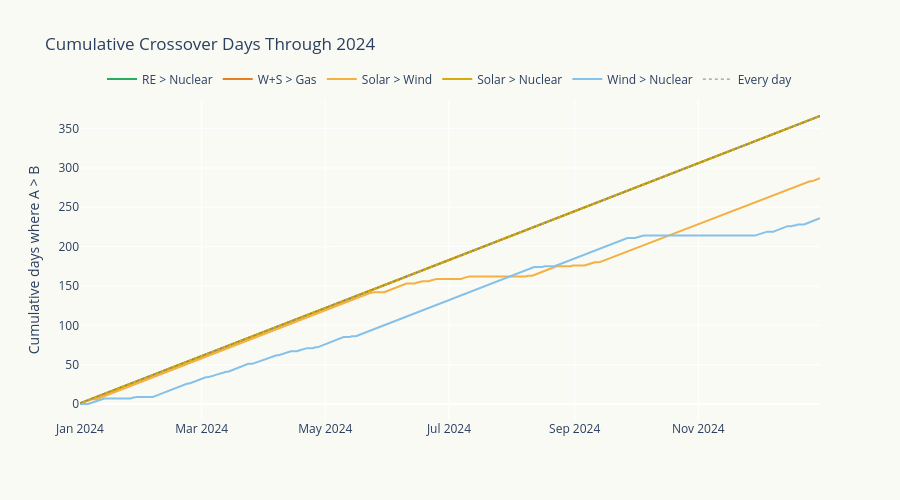

Notebook code for this chart:
### Markdown cell above
## 5. Cumulative Crossover Count Through the Year

### Code cell
key_crossovers = [
    ('renewables', 'nuclear', 'RE > Nuclear', '#27AE60'),
    ('wind_solar', 'gas', 'W+S > Gas', '#E67E22'),
    ('solar', 'wind', 'Solar > Wind', '#F5B041'),
    ('solar', 'nuclear', 'Solar > Nuclear', '#D4AC0D'),
    ('wind', 'nuclear', 'Wind > Nuclear', '#85C1E9'),
]

fig = go.Figure()

for a, b, label, color in key_crossovers:
    cumcount = (df24[a] > df24[b]).cumsum()
    fig.add_trace(go.Scatter(
        x=df24['date'], y=cumcount,
        name=label, mode='lines',
        line=dict(width=2, color=color),
        hovertemplate=f'{label}: %{{y}} days<extra></extra>',
    ))

# Reference line: every day
fig.add_trace(go.Scatter(
    x=df24['date'], y=np.arange(1, 367),
    name='Every day', mode='lines',
    line=dict(width=1, color='grey', dash='dot'),
    hoverinfo='skip',
))

fig.update_layout(
    title='Cumulative Crossover Days Through 2024',
    yaxis_title='Cumulative days where A > B',
    hovermode='x unified',
    plot_bgcolor='#FAFAF5', paper_bgcolor='#FAFAF5',
    height=500,
    legend=dict(orientation='h', yanchor='bottom', y=1.02, x=0.5, xanchor='center'),
)
fig.show()

print('Dotted grey line = every day. Lines close to it mean the crossover happens almost daily.')

### Figure 1 — Plotly figure (JSON) as saved in the notebook; plotly's stock layout.template omitted (floating-point values rounded to 4 significant figures; data arrays with more than 128 entries replaced by an {"elided": "..."} marker saying what was removed)
{"data": [{"hovertemplate": "RE > Nuclear: %{y} days<extra></extra>", "line": {"color": "#27AE60", "width": 2}, "mode": "lines", "name": "RE > Nuclear", "type": "scatter", "x": {"elided": "366 str values"}, "y": {"elided": "366 int values"}}, {"hovertemplate": "W+S > Gas: %{y} days<extra></extra>", "line": {"color": "#E67E22", "width": 2}, "mode": "lines", "name": "W+S > Gas", "type": "scatter", "x": {"elided": "366 str values"}, "y": {"elided": "366 int values"}}, {"hovertemplate": "Solar > Wind: %{y} days<extra></extra>", "line": {"color": "#F5B041", "width": 2}, "mode": "lines", "name": "Solar > Wind", "type": "scatter", "x": {"elided": "366 str values"}, "y": {"elided": "366 int values"}}, {"hovertemplate": "Solar > Nuclear: %{y} days<extra></extra>", "line": {"color": "#D4AC0D", "width": 2}, "mode": "lines", "name": "Solar > Nuclear", "type": "scatter", "x": {"elided": "366 str values"}, "y": {"elided": "366 int values"}}, {"hovertemplate": "Wind > Nuclear: %{y} days<extra></extra>", "line": {"color": "#85C1E9", "width": 2}, "mode": "lines", "name": "Wind > Nuclear", "type": "scatter", "x": {"elided": "366 str values"}, "y": {"elided": "366 int values"}}, {"hoverinfo": "skip", "line": {"color": "grey", "dash": "dot", "width": 1}, "mode": "lines", "name": "Every day", "type": "scatter", "x": {"elided": "366 str values"}, "y": {"elided": "366 int values"}}], "layout": {"height": 500, "hovermode": "x unified", "legend": {"orientation": "h", "x": 0.5, "xanchor": "center", "y": 1.02, "yanchor": "bottom"}, "paper_bgcolor": "#FAFAF5", "plot_bgcolor": "#FAFAF5", "title": {"text": "Cumulative Crossover Days Through 2024"}, "yaxis": {"title": {"text": "Cumulative days where A > B"}}}}
